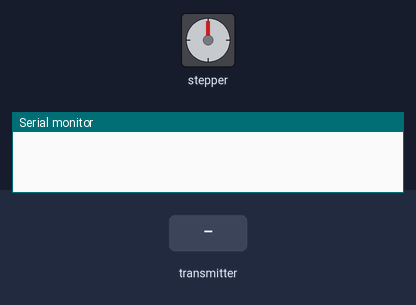
The sketch below on a simulated ESP8266 (NodeMCU). On the bench: stepper motor, the last lines printed to the serial monitor. The test bench sets the inputs (shaded band). Stepper angles assume 2048 steps per turn.

Above: at 1.2 s.
1.3 s: the transmitter starts sending temp = 64
At 1.95 s:
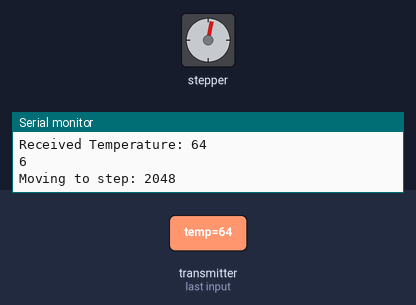
At 2.55 s:
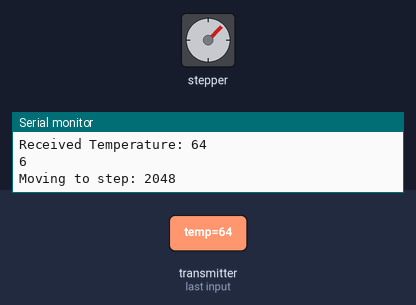
4.3 s: the transmitter starts sending msgType = 64
At 4.65 s:
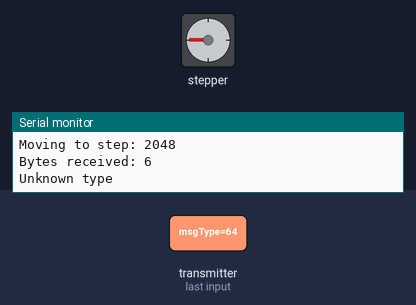
7.3 s: the transmitter starts sending msgType = 0
10.3 s: the transmitter starts sending temp = 0
At 10.63 s:
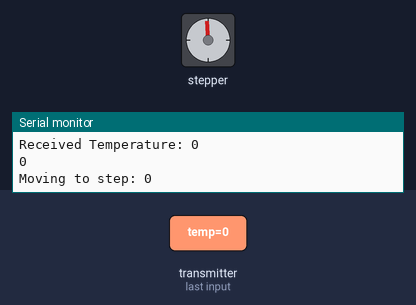
13.3 s: the transmitter starts sending temp = 128
16.3 s: the transmitter starts sending temp = 0
Timing chart, 0 to 20.3 s (numbered marks = the images above; inputs shaded):
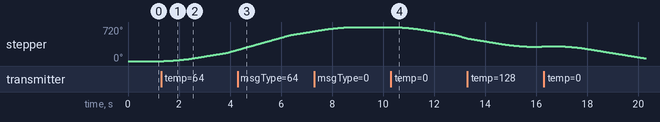

Measured:
- after the input at 1.3 s, stepper: keeps turning clockwise at about 82°/s, starting after 0.10 s
- after the input at 10.3 s, stepper: keeps turning counter-clockwise at about 80°/s, starting at once

The sketch:

project_receiver.ino
```cpp
#include <ESP8266WiFi.h>
#include <espnow.h>
#include <AccelStepper.h>

#define DEBUG FALSE // CHANGE TO TRUE TO ENABLE SERIAL OUTPUTS
#define ESPNOW_CHANNEL 6
#define STEPS_PER_REVOLUTION 2048

#define IN1 14 // D5
#define IN2 5 // D1
#define IN3 12 // D6
#define IN4 13 // D7

const int stepsPerRevolution = STEPS_PER_REVOLUTION; // For 28BYJ-48 motor

AccelStepper stepper(AccelStepper::HALF4WIRE, IN1, IN3, IN2, IN4);

// Structure to receive data (temperature)
typedef struct struct_message {
  uint8_t msgType;
  uint16_t msgId;
  uint8_t temp;  // Temperature value received
} struct_message;

struct_message myData;

enum MessageType {
  DATA = 0,
  ACK = 1
  };
MessageType messageType;

// Callback function that wilal be executed when data is received
void OnDataRecv(uint8_t *mac, uint8_t *incomingData, uint8_t len) {
  memcpy(&myData, incomingData, sizeof(myData));
  Serial.print("Bytes received: ");
  Serial.println(len);
  if(myData.msgType == DATA){
  Serial.println("Message type: DATA ");

  sendAck(mac, myData.msgId);

  Serial.print("Received Temperature: ");
  Serial.println(myData.temp);

  int segment = 0;
//map temperature 0 - snow flake, 6 - max heat
  if(myData.temp <= 8) segment = 0; // 8
  else if (myData.temp <= 10) segment = 1;  // 1 - 9,5
  else if (myData.temp <= 13) segment = 2;  // 2 - 13
  else if (myData.temp <= 17) segment = 3;  // 3 - 16,5
  else if (myData.temp <= 20) segment = 4;  // 4 - 20
  else if (myData.temp <= 24) segment = 5;  // 5 - 23,5
  else segment = 6;                         // 6 - 28

  int targetStep = map(segment, 0, 6, 0, stepsPerRevolution);
  Serial.println(segment);
  // Move the stepper to the target position
  stepper.moveTo(2*targetStep);
  Serial.print("Moving to step: ");
  Serial.println(targetStep);
  } else {
  Serial.println("Unknown type");
  }
}

void sendAck(uint8_t *mac, uint16_t msgId) {
  struct_message ackMsg;
  ackMsg.msgType = ACK;
  ackMsg.msgId = msgId;
  ackMsg.temp = 0;

  esp_now_send(mac, (uint8_t *)&ackMsg, sizeof(ackMsg));
}

void setup() {
  // Initialize Serial Monitor
  Serial.begin(115200);

  // Set device as a Wi-Fi Station
  WiFi.mode(WIFI_STA);
  WiFi.channel(ESPNOW_CHANNEL); // delete if needed - using for working esp + wifi at the same time

  // Init ESP-NOW
  if (esp_now_init() != 0) {
    Serial.println("Error initializing ESP-NOW");
    return;
  }

  // Register to receive the data
  esp_now_set_self_role(ESP_NOW_ROLE_SLAVE);
  esp_now_register_recv_cb(OnDataRecv);

  // Setup the stepper motor
  stepper.setMaxSpeed(1000);
  stepper.setAcceleration(500);
}

void loop() {
  stepper.run(); // Always run to move towards target position
}
```
